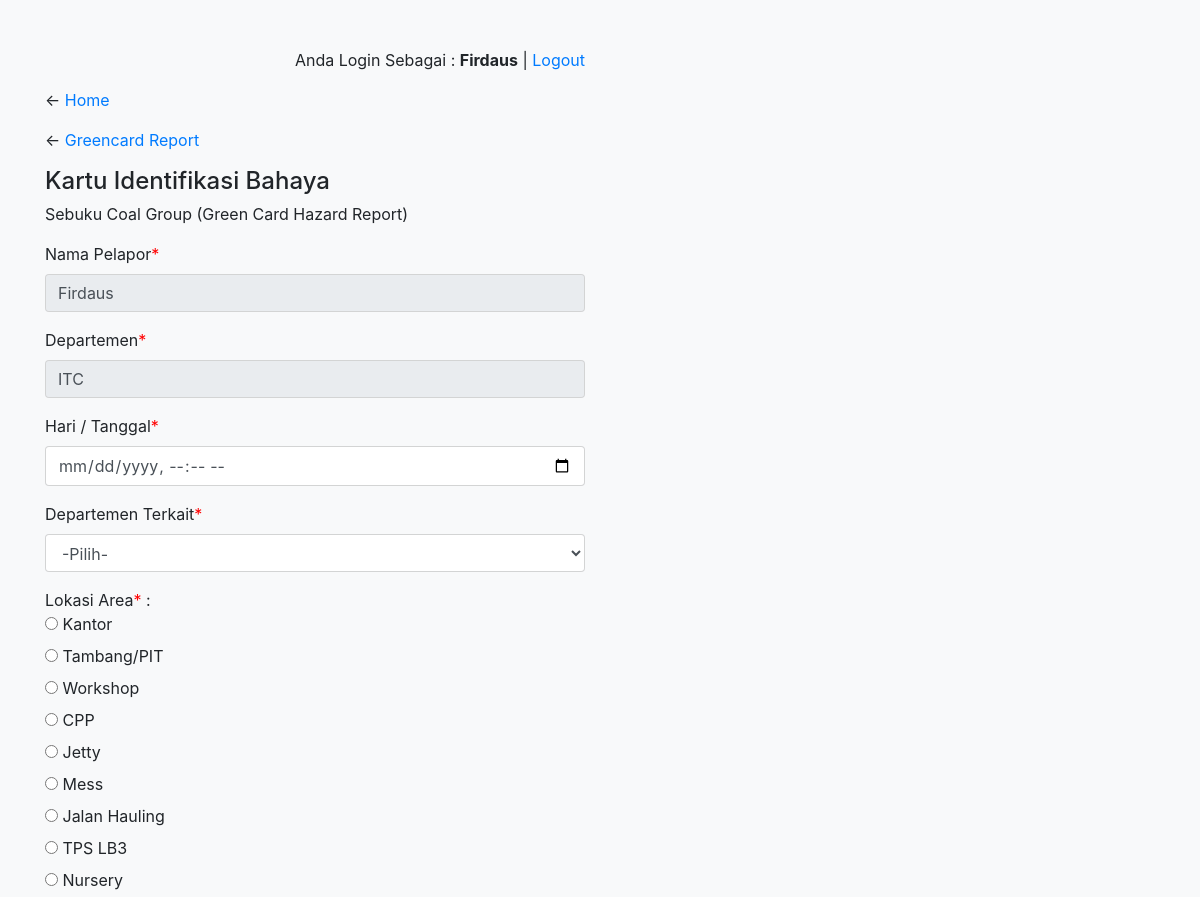
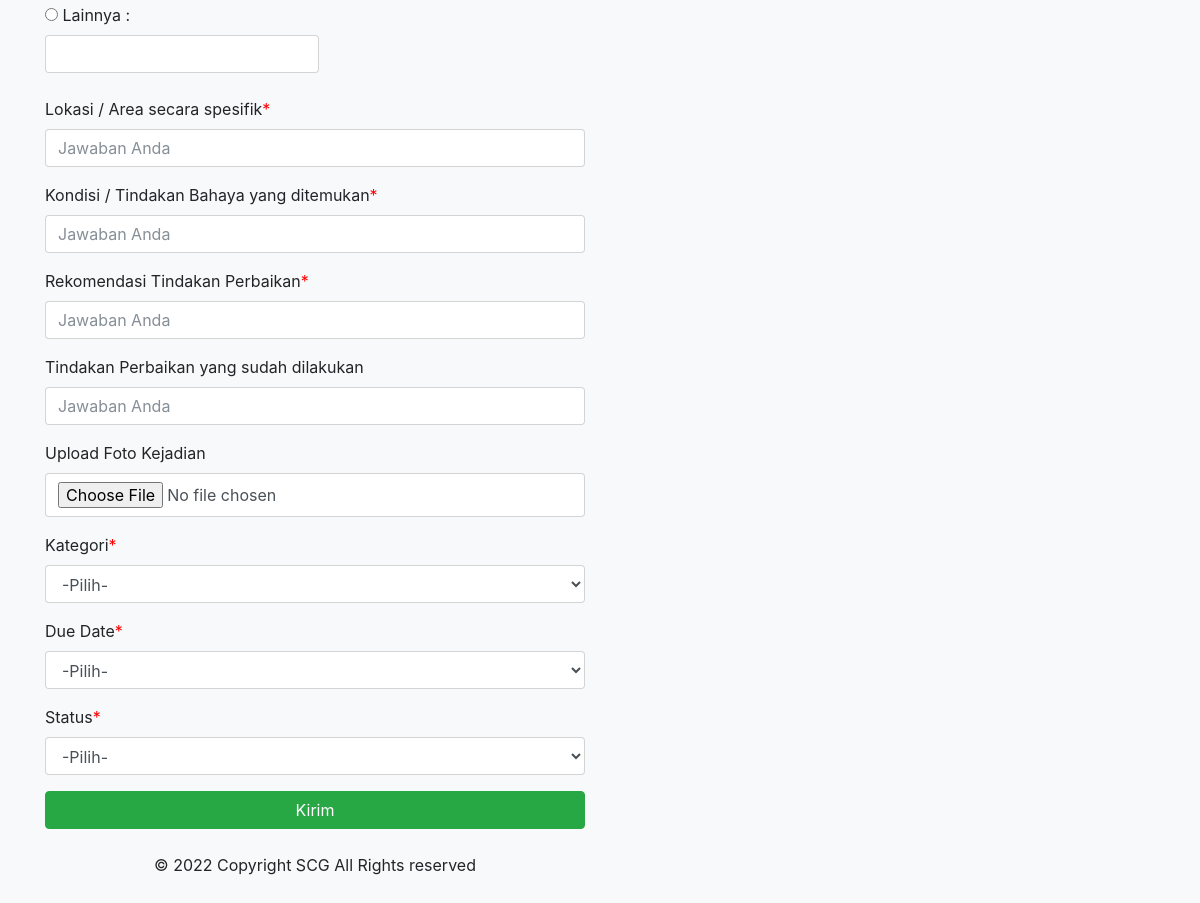
/greencard.php (signed in), run on the app's committed database (2 pictures, top to bottom).
### tables this page shows
CREATE TABLE `user` (
  `name` varchar(200) NOT NULL,
  `nik` int(20) NOT NULL,
  `password` varchar(50) NOT NULL,
  `dep` varchar(50) NOT NULL,
  `image` varchar(255) NOT NULL DEFAULT 'image/user.png',
  `id` int(11) NOT NULL
);

### greencard.php (the view, shortened to what this page needs)
<?php
    include 'connect.php';
?>
<!DOCTYPE html>
<html lang="en">
<head>
    <link rel="stylesheet" href="css/bootstrap.min.css" />
</head>
<body class="bg-light">
    <?php
		if(ISSET($_SESSION['id'])){
    ?>
    <?php
        $s="select*from user where id='$_SESSION[id]'";
        $qu= mysqli_query($con, $s);
        $fe=mysqli_fetch_assoc($qu);
    ?>
    <div class="container mt-5">
        <div class="row">
            <div class="col-md-6">
                <p style="text-align:right">Anda Login Sebagai : <b><?php echo $fe['name'];?></b> | <a href="logout.php">Logout</a></p>
                <p>&larr; <a href="home.php">Home</a>
                <p>&larr; <a href="greencardreport.php">Greencard Report</a>
                <h4>Kartu Identifikasi Bahaya</h4>
                <p>Sebuku Coal Group (Green Card Hazard Report)</p>
                <form action="" method="POST" enctype="multipart/form-data">
                    <div class="form-group">
                        <label for="text">Nama Pelapor<font color="Red">*</font></label>
                        <input class="form-control" type="text" name="nama_pelapor" value="<?php echo $fe['name'];?>" readonly/>
                    </div>
                    <div class="form-group">
                        <label for="text">Departemen<font color="Red">*</font></label>
                        <input class="form-control" type="text" name="dept" value="<?php echo $fe['dep'];?>" readonly/>
                    </div>
                    <div class="form-group">
                        <label for="text">Hari / Tanggal<font color="Red">*</font></label>
                        <input class="form-control" type="datetime-local" name="tanggal" placeholder="Jawaban Anda" required/>
                    </div>
                    <div class="form-group">
                        <label for="dep">Departemen Terkait<font color="Red">*</font></label>
                        <select class="form-control" name="dept_terkait" required>
                        <option>-Pilih-</option>
                        </select>
                    </div>
                    <div class="form-group">
                        <label for="text">Lokasi Area<font color="Red">*</font> :
                        <br>
                            <input for="nik" type="radio" name="lok_area" value="Kantor" />
                            <label>Kantor</label><br>
                            <input for="nik" type="radio" name="lok_area" value="Tambang/PIT" />
                            <label>Tambang/PIT</label><br>
                            <input for="nik" type="radio" name="lok_area" value="Workshop" />
                            <label>Workshop</label><br>
                            <input for="nik" type="radio" name="lok_area" value="CPP" />
                            <label>CPP</label><br>
                            <input for="nik" type="radio" name="lok_area" value="Jetty" />
                            <label>Jetty</label><br>
                            <input for="nik" type="radio" name="lok_area" value="Mess" />
                            <label>Mess</label><br>
                            <input for="nik" type="radio" name="lok_area" value="Jalan Hauling" />
                            <label>Jalan Hauling</label><br>
                            <input for="nik" type="radio" name="lok_area" value="TPS LB3" />
                            <label>TPS LB3</label><br>
                            <input for="nik" type="radio" name="lok_area" value="Nursery" />
                            <label>Nursery</label><br>
                            <input for="nik" type="radio" name="lok_area" data-for="s"/>
                            <label>Lainnya :</label>
                            <input class="form-control" type="text" name="lok_lain" />
                    </div>
                    <div class="form-group">
                        <label for="text">Lokasi / Area secara spesifik<font color="Red">*</font></label>
                        <input class="form-control" type="text" name="lokasi" placeholder="Jawaban Anda" required/>
                    </div>
                    <div class="form-group">
                        <label for="text">Kondisi / Tindakan Bahaya yang ditemukan<font color="Red">*</font></label>
                        <input class="form-control" type="text" name="kondisi" placeholder="Jawaban Anda" required/>
                    </div>
                    <div class="form-group">
                        <label for="nik">Rekomendasi Tindakan Perbaikan<font color="Red">*</font></label>
                        <input class="form-control" type="text" name="rekomendasi" placeholder="Jawaban Anda" required/>
                    </div>
                    <div class="form-group">
                        <label for="nik">Tindakan Perbaikan yang sudah dilakukan</label>
                        <input class="form-control" type="text" name="tindakan" placeholder="Jawaban Anda"/>
                    </div>
                    <div class="mb-3">
                        <label for="f1" class="form-label">Upload Foto Kejadian</label>
                        <input class="form-control" type="file" name="f1">
                    </div>
                    <div class="form-group">
                        <label for="dep">Kategori<font color="Red">*</font></label>
                        <select class="form-control" name="kategori" required>
                        <option>-Pilih-</option>
                        </select>
                    </div>
                    <div class="form-group">
                        <label for="">Due Date<font color="Red">*</font></label>
                        <select class="form-control" name="duedate" required>
                            <option>-Pilih-</option>
                        </select>
                    </div>
                    <div class="form-group">
                    <label for="dep">Status<font color="Red">*</font></label>
                        <select class="form-control" name="status" required>
                            <option>-Pilih-</option>
                        </select>
                    </div>
                    <input type="submit" class="btn btn-success btn-block" name="sub" value="Kirim" />
                </form>
                <br>
                <center>© 2022 Copyright SCG All Rights reserved</center>
                <br><br>
            </div>
        </div>
    </div>
    <?php
   	    }else{
	?>
	Anda tidak boleh mengakses halaman ini. <br>
    silahkan <a href="login.php">Login dahulu</a>
    <?php
	    }
    ?>
</body>
</html>

### data on the page
user: name "Firdaus", nama_pelapor "Firdaus", dept "ITC"
